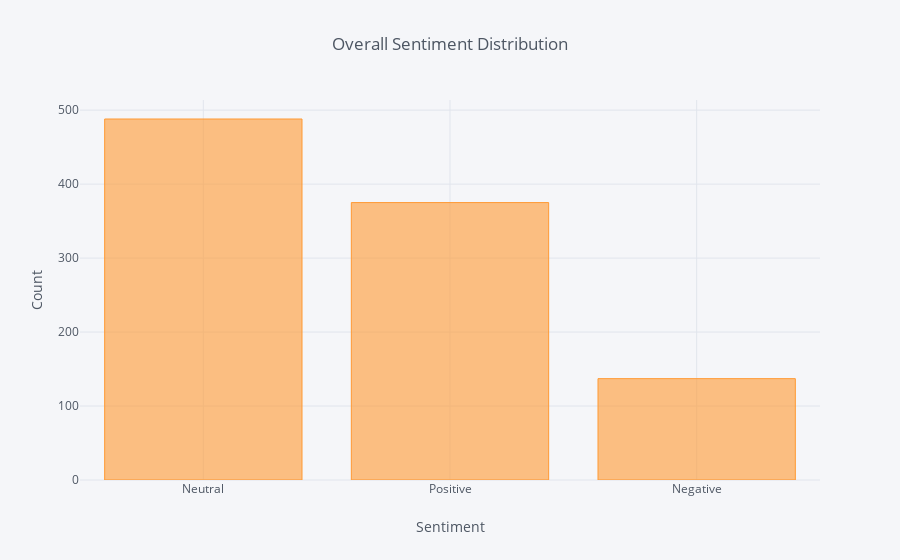

Notebook code for this chart:
### Code cell
df['Sentiment'].value_counts().iplot(kind='bar', xTitle='Sentiment',
                                    yTitle='Count', title='Overall Sentiment Distribution')

### Figure 1 — Plotly figure (JSON) as saved in the notebook; plotly's stock layout.template omitted (floating-point values rounded to 4 significant figures)
{"data": [{"marker": {"color": "rgba(255, 153, 51, 0.6)", "line": {"color": "rgba(255, 153, 51, 1.0)", "width": 1}}, "name": "Sentiment", "orientation": "v", "text": "", "type": "bar", "uid": "e085a2ff-1894-4a11-ac87-345cd6a2be05", "x": ["Neutral", "Positive", "Negative"], "y": [488, 375, 137]}], "layout": {"legend": {"bgcolor": "#F5F6F9", "font": {"color": "#4D5663"}}, "paper_bgcolor": "#F5F6F9", "plot_bgcolor": "#F5F6F9", "title": {"font": {"color": "#4D5663"}, "text": "Overall Sentiment Distribution"}, "xaxis": {"gridcolor": "#E1E5ED", "showgrid": true, "tickfont": {"color": "#4D5663"}, "title": {"font": {"color": "#4D5663"}, "text": "Sentiment"}, "zerolinecolor": "#E1E5ED"}, "yaxis": {"gridcolor": "#E1E5ED", "showgrid": true, "tickfont": {"color": "#4D5663"}, "title": {"font": {"color": "#4D5663"}, "text": "Count"}, "zerolinecolor": "#E1E5ED"}}}
